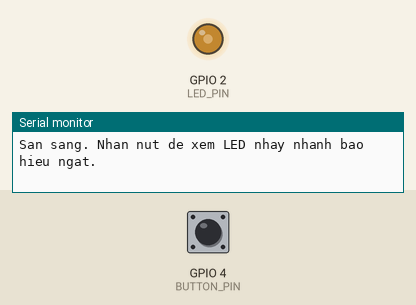
The program below on a simulated ESP32. Parts: output pins drawn as LEDs (lit = HIGH), the last lines printed to the serial monitor. Inputs (shaded band) come from the test bench; at power-on: GPIO 4 (BUTTON_PIN) HIGH.

Above: at 1.4 s.
1.5 s: GPIO 4 (BUTTON_PIN) pulled LOW for 0.15 s
At 2.34 s:
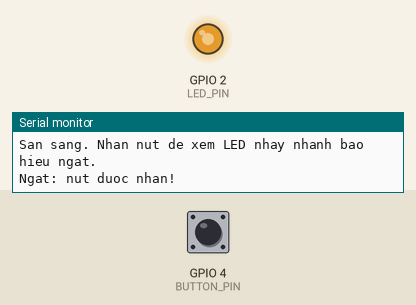
4.5 s: GPIO 4 (BUTTON_PIN) pulled LOW for 1 s
At 4.65 s:
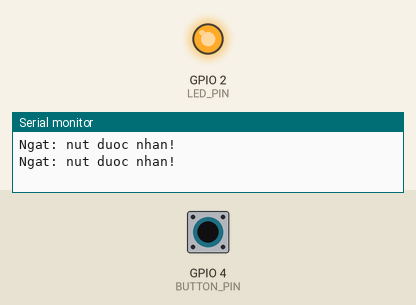
Timing chart, 0 to 13.5 s (numbered marks = the images above; inputs shaded):
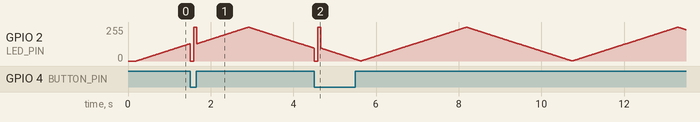

The program:

main.cpp
```cpp
#include <Arduino.h>
#define BUTTON_PIN    4     // Chân nút nhấn (ngắt ngoài)
#define LED_PIN       2     // Chân LED (điều khiển bằng PWM qua LEDC)
#define LED_CHANNEL   0     // Kênh LEDC dùng cho LED (core Arduino-ESP32 v2.x)
#define LED_FREQ      5000
#define LED_RES_BITS  8     // 8-bit -> giá trị PWM 0-255

// Cờ báo hiệu đã có sự kiện nhấn nút, dùng chung giữa ISR và loop()
volatile bool buttonPressed = false;

// ----------------- TRÌNH PHỤC VỤ NGẮT (ISR) -----------------
void IRAM_ATTR handleInterrupt() {
  buttonPressed = true;   // ISR ngắn gọn, chỉ đặt cờ
}

void setup() {
  Serial.begin(115200);
  delay(200);
  Serial.println("\n=== BAI 1: Ngat ngoai + PWM LED (ESP32 / PlatformIO) ===");

  pinMode(BUTTON_PIN, INPUT_PULLUP);

  // Thiết lập kênh PWM (LEDC) cho LED: tần số 5000Hz, độ phân giải 8-bit (0-255)
  ledcSetup(LED_CHANNEL, LED_FREQ, LED_RES_BITS);
  ledcAttachPin(LED_PIN, LED_CHANNEL);

  // Gắn ngắt ngoài: khi tín hiệu tại BUTTON_PIN chuyển từ HIGH -> LOW (FALLING)
  // thì gọi hàm handleInterrupt()
  attachInterrupt(digitalPinToInterrupt(BUTTON_PIN), handleInterrupt, FALLING);

  Serial.println("San sang. Nhan nut de xem LED nhay nhanh bao hieu ngat.");
}

void loop() {
  static int brightness = 0;
  static int step = 1;

  // Xử lý sự kiện nhấn nút NGAY khi cờ được đặt
  if (buttonPressed) {
    buttonPressed = false;
    Serial.println("Ngat: nut duoc nhan!");
    ledcWrite(LED_CHANNEL, 0);   delay(80);  // nháy tắt nhanh
    ledcWrite(LED_CHANNEL, 255); delay(80);  // nháy sáng nhanh
  }

  // Hiệu ứng fading: sáng dần rồi tối dần
  brightness += step;
  if (brightness <= 0 || brightness >= 255) step = -step;
  ledcWrite(LED_CHANNEL, brightness);
  delay(10);
}
```
